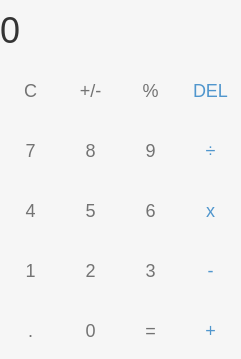
<?xml version="1.0" encoding="UTF-8"?>
<ui version="4.0">
 <class>MainWindow</class>
 <widget class="QMainWindow" name="MainWindow">
  <property name="geometry">
   <rect>
    <x>0</x>
    <y>0</y>
    <width>241</width>
    <height>359</height>
   </rect>
  </property>
  <property name="windowTitle">
   <string>MainWindow</string>
  </property>
  <widget class="QWidget" name="centralWidget">
   <widget class="QLabel" name="label">
    <property name="geometry">
     <rect>
      <x>0</x>
      <y>0</y>
      <width>241</width>
      <height>61</height>
     </rect>
    </property>
    <property name="styleSheet">
     <string notr="true">QLabel {
  qproperty-alignment: 'AlignVCenter | AlignRight';  background-color:rgb(246, 246, 246);
  border: 0px solid gray;
  color:rgb(52, 52, 52);
  font-size:36px;
 font-weight:150;
}

</string>
    </property>
    <property name="text">
     <string>0</string>
    </property>
   </widget>
   <widget class="QPushButton" name="ButtonClear">
    <property name="geometry">
     <rect>
      <x>0</x>
      <y>60</y>
      <width>61</width>
      <height>61</height>
     </rect>
    </property>
    <property name="styleSheet">
     <string notr="true">QPushButton {
  background-color:rgb(246, 246, 246);
  border: 0px solid gray;
	color:rgb(115, 115, 115);
	font-size:18px;
}
QPushButton:pressed {
    background-color: qlineargradient(x1: 0, y1: 0, x2: 0, y2: 1,
                                      stop: 0 #BEBEBE, stop: 1 #D7D7D7);
}</string>
    </property>
    <property name="text">
     <string>C</string>
    </property>
   </widget>
   <widget class="QPushButton" name="Sign">
    <property name="geometry">
     <rect>
      <x>60</x>
      <y>60</y>
      <width>61</width>
      <height>61</height>
     </rect>
    </property>
    <property name="styleSheet">
     <string notr="true">QPushButton {
  background-color:rgb(246, 246, 246);
  border: 0px solid gray;
	color:rgb(115, 115, 115);
	font-size:18px;
}
QPushButton:pressed {
    background-color: qlineargradient(x1: 0, y1: 0, x2: 0, y2: 1,
                                      stop: 0 #BEBEBE, stop: 1 #D7D7D7);
}</string>
    </property>
    <property name="text">
     <string>+/-</string>
    </property>
   </widget>
   <widget class="QPushButton" name="Modulus">
    <property name="geometry">
     <rect>
      <x>120</x>
      <y>60</y>
      <width>61</width>
      <height>61</height>
     </rect>
    </property>
    <property name="styleSheet">
     <string notr="true">QPushButton {
  background-color:rgb(246, 246, 246);
  border: 0px solid gray;
	color:rgb(115, 115, 115);
	font-size:18px;
}
QPushButton:pressed {
    background-color: qlineargradient(x1: 0, y1: 0, x2: 0, y2: 1,
                                      stop: 0 #BEBEBE, stop: 1 #D7D7D7);
}</string>
    </property>
    <property name="text">
     <string>%</string>
    </property>
   </widget>
   <widget class="QPushButton" name="Divide">
    <property name="geometry">
     <rect>
      <x>180</x>
      <y>120</y>
      <width>61</width>
      <height>61</height>
     </rect>
    </property>
    <property name="styleSheet">
     <string notr="true">QPushButton {
  background-color:rgb(246, 246, 246);
  border: 0px solid gray;
	color:rgb(80, 150, 205);
	font-size:18px;
}
QPushButton:pressed {
    background-color: qlineargradient(x1: 0, y1: 0, x2: 0, y2: 1,
                                      stop: 0 #BEBEBE, stop: 1 #D7D7D7);
}</string>
    </property>
    <property name="text">
     <string>÷</string>
    </property>
   </widget>
   <widget class="QPushButton" name="Button7">
    <property name="geometry">
     <rect>
      <x>0</x>
      <y>120</y>
      <width>61</width>
      <height>61</height>
     </rect>
    </property>
    <property name="styleSheet">
     <string notr="true">QPushButton {
  background-color:rgb(246, 246, 246);
  border: 0px solid gray;
	color:rgb(115, 115, 115);
	font-size:18px;
}
QPushButton:pressed {
    background-color: qlineargradient(x1: 0, y1: 0, x2: 0, y2: 1,
                                      stop: 0 #BEBEBE, stop: 1 #D7D7D7);
}</string>
    </property>
    <property name="text">
     <string>7</string>
    </property>
   </widget>
   <widget class="QPushButton" name="Button8">
    <property name="geometry">
     <rect>
      <x>60</x>
      <y>120</y>
      <width>61</width>
      <height>61</height>
     </rect>
    </property>
    <property name="styleSheet">
     <string notr="true">QPushButton {
  background-color:rgb(246, 246, 246);
  border: 0px solid gray;
	color:rgb(115, 115, 115);
	font-size:18px;
}
QPushButton:pressed {
    background-color: qlineargradient(x1: 0, y1: 0, x2: 0, y2: 1,
                                      stop: 0 #BEBEBE, stop: 1 #D7D7D7);
}</string>
    </property>
    <property name="text">
     <string>8</string>
    </property>
   </widget>
   <widget class="QPushButton" name="Multiply">
    <property name="geometry">
     <rect>
      <x>180</x>
      <y>180</y>
      <width>61</width>
      <height>61</height>
     </rect>
    </property>
    <property name="styleSheet">
     <string notr="true">QPushButton {
  background-color:rgb(246, 246, 246);
  border: 0px solid gray;
	color:rgb(80, 150, 205);
	font-size:18px;
}
QPushButton:pressed {
    background-color: qlineargradient(x1: 0, y1: 0, x2: 0, y2: 1,
                                      stop: 0 #BEBEBE, stop: 1 #D7D7D7);
}</string>
    </property>
    <property name="text">
     <string>x</string>
    </property>
   </widget>
   <widget class="QPushButton" name="Button9">
    <property name="geometry">
     <rect>
      <x>120</x>
      <y>120</y>
      <width>61</width>
      <height>61</height>
     </rect>
    </property>
    <property name="styleSheet">
     <string notr="true">QPushButton {
  background-color:rgb(246, 246, 246);
  border: 0px solid gray;
	color:rgb(115, 115, 115);
	font-size:18px;
}
QPushButton:pressed {
    background-color: qlineargradient(x1: 0, y1: 0, x2: 0, y2: 1,
                                      stop: 0 #BEBEBE, stop: 1 #D7D7D7);
}</string>
    </property>
    <property name="text">
     <string>9</string>
    </property>
   </widget>
   <widget class="QPushButton" name="Button4">
    <property name="geometry">
     <rect>
      <x>0</x>
      <y>180</y>
      <width>61</width>
      <height>61</height>
     </rect>
    </property>
    <property name="styleSheet">
     <string notr="true">QPushButton {
  background-color:rgb(246, 246, 246);
  border: 0px solid gray;
	color:rgb(115, 115, 115);
	font-size:18px;
}
QPushButton:pressed {
    background-color: qlineargradient(x1: 0, y1: 0, x2: 0, y2: 1,
                                      stop: 0 #BEBEBE, stop: 1 #D7D7D7);
}</string>
    </property>
    <property name="text">
     <string>4</string>
    </property>
   </widget>
   <widget class="QPushButton" name="Button5">
    <property name="geometry">
     <rect>
      <x>60</x>
      <y>180</y>
      <width>61</width>
      <height>61</height>
     </rect>
    </property>
    <property name="styleSheet">
     <string notr="true">QPushButton {
  background-color:rgb(246, 246, 246);
  border: 0px solid gray;
	color:rgb(115, 115, 115);
	font-size:18px;
}
QPushButton:pressed {
    background-color: qlineargradient(x1: 0, y1: 0, x2: 0, y2: 1,
                                      stop: 0 #BEBEBE, stop: 1 #D7D7D7);
}</string>
    </property>
    <property name="text">
     <string>5</string>
    </property>
   </widget>
   <widget class="QPushButton" name="Minus">
    <property name="geometry">
     <rect>
      <x>180</x>
      <y>240</y>
      <width>61</width>
      <height>61</height>
     </rect>
    </property>
    <property name="styleSheet">
     <string notr="true">QPushButton {
  background-color:rgb(246, 246, 246);
  border: 0px solid gray;
	color:rgb(80, 150, 205);
	font-size:18px;
}
QPushButton:pressed {
    background-color: qlineargradient(x1: 0, y1: 0, x2: 0, y2: 1,
                                      stop: 0 #BEBEBE, stop: 1 #D7D7D7);
}</string>
    </property>
    <property name="text">
     <string>-</string>
    </property>
   </widget>
   <widget class="QPushButton" name="Button6">
    <property name="geometry">
     <rect>
      <x>120</x>
      <y>180</y>
      <width>61</width>
      <height>61</height>
     </rect>
    </property>
    <property name="styleSheet">
     <string notr="true">QPushButton {
  background-color:rgb(246, 246, 246);
  border: 0px solid gray;
	color:rgb(115, 115, 115);
	font-size:18px;
}
QPushButton:pressed {
    background-color: qlineargradient(x1: 0, y1: 0, x2: 0, y2: 1,
                                      stop: 0 #BEBEBE, stop: 1 #D7D7D7);
}</string>
    </property>
    <property name="text">
     <string>6</string>
    </property>
   </widget>
   <widget class="QPushButton" name="Button1">
    <property name="geometry">
     <rect>
      <x>0</x>
      <y>240</y>
      <width>61</width>
      <height>61</height>
     </rect>
    </property>
    <property name="styleSheet">
     <string notr="true">QPushButton {
  background-color:rgb(246, 246, 246);
  border: 0px solid gray;
	color:rgb(115, 115, 115);
	font-size:18px;
}
QPushButton:pressed {
    background-color: qlineargradient(x1: 0, y1: 0, x2: 0, y2: 1,
                                      stop: 0 #BEBEBE, stop: 1 #D7D7D7);
}</string>
    </property>
    <property name="text">
     <string>1</string>
    </property>
   </widget>
   <widget class="QPushButton" name="Button2">
    <property name="geometry">
     <rect>
      <x>60</x>
      <y>240</y>
      <width>61</width>
      <height>61</height>
     </rect>
    </property>
    <property name="styleSheet">
     <string notr="true">QPushButton {
  background-color:rgb(246, 246, 246);
  border: 0px solid gray;
	color:rgb(115, 115, 115);
	font-size:18px;
}
QPushButton:pressed {
    background-color: qlineargradient(x1: 0, y1: 0, x2: 0, y2: 1,
                                      stop: 0 #BEBEBE, stop: 1 #D7D7D7);
}</string>
    </property>
    <property name="text">
     <string>2</string>
    </property>
   </widget>
   <widget class="QPushButton" name="Plus">
    <property name="geometry">
     <rect>
      <x>180</x>
      <y>300</y>
      <width>61</width>
      <height>61</height>
     </rect>
    </property>
    <property name="styleSheet">
     <string notr="true">QPushButton {
  background-color:rgb(246, 246, 246);
  border: 0px solid gray;
	color:rgb(80, 150, 205);
	font-size:18px;
}
QPushButton:pressed {
    background-color: qlineargradient(x1: 0, y1: 0, x2: 0, y2: 1,
                                      stop: 0 #BEBEBE, stop: 1 #D7D7D7);
}</string>
    </property>
    <property name="text">
     <string>+</string>
    </property>
   </widget>
   <widget class="QPushButton" name="Button3">
    <property name="geometry">
     <rect>
      <x>120</x>
      <y>240</y>
      <width>61</width>
      <height>61</height>
     </rect>
    </property>
    <property name="styleSheet">
     <string notr="true">QPushButton {
  background-color:rgb(246, 246, 246);
  border: 0px solid gray;
	color:rgb(115, 115, 115);
	font-size:18px;
}
QPushButton:pressed {
    background-color: qlineargradient(x1: 0, y1: 0, x2: 0, y2: 1,
                                      stop: 0 #BEBEBE, stop: 1 #D7D7D7);
}</string>
    </property>
    <property name="text">
     <string>3</string>
    </property>
   </widget>
   <widget class="QPushButton" name="Button0">
    <property name="geometry">
     <rect>
      <x>60</x>
      <y>300</y>
      <width>61</width>
      <height>61</height>
     </rect>
    </property>
    <property name="styleSheet">
     <string notr="true">QPushButton {
  background-color:rgb(246, 246, 246);
  border: 0px solid gray;
	color:rgb(115, 115, 115);
	font-size:18px;
}
QPushButton:pressed {
    background-color: qlineargradient(x1: 0, y1: 0, x2: 0, y2: 1,
                                      stop: 0 #BEBEBE, stop: 1 #D7D7D7);
}</string>
    </property>
    <property name="text">
     <string>0</string>
    </property>
   </widget>
   <widget class="QPushButton" name="Result">
    <property name="geometry">
     <rect>
      <x>120</x>
      <y>300</y>
      <width>61</width>
      <height>61</height>
     </rect>
    </property>
    <property name="styleSheet">
     <string notr="true">QPushButton {
  background-color:rgb(246, 246, 246);
  border: 0px solid gray;
	color:rgb(115, 115, 115);
	font-size:18px;
}
QPushButton:pressed {
    background-color: qlineargradient(x1: 0, y1: 0, x2: 0, y2: 1,
                                      stop: 0 #BEBEBE, stop: 1 #D7D7D7);
}</string>
    </property>
    <property name="text">
     <string>=</string>
    </property>
   </widget>
   <widget class="QPushButton" name="Point">
    <property name="geometry">
     <rect>
      <x>0</x>
      <y>300</y>
      <width>61</width>
      <height>61</height>
     </rect>
    </property>
    <property name="styleSheet">
     <string notr="true">QPushButton {
  background-color:rgb(246, 246, 246);
  border: 0px solid gray;
	color:rgb(115, 115, 115);
	font-size:18px;
}
QPushButton:pressed {
    background-color: qlineargradient(x1: 0, y1: 0, x2: 0, y2: 1,
                                      stop: 0 #BEBEBE, stop: 1 #D7D7D7);
}</string>
    </property>
    <property name="text">
     <string>.</string>
    </property>
   </widget>
   <widget class="QPushButton" name="Del">
    <property name="geometry">
     <rect>
      <x>180</x>
      <y>60</y>
      <width>61</width>
      <height>61</height>
     </rect>
    </property>
    <property name="styleSheet">
     <string notr="true">QPushButton {
  background-color:rgb(246, 246, 246);
  border: 0px solid gray;
	color:rgb(80, 150, 205);
	font-size:18px;
}
QPushButton:pressed {
    background-color: qlineargradient(x1: 0, y1: 0, x2: 0, y2: 1,
                                      stop: 0 #BEBEBE, stop: 1 #D7D7D7);
}</string>
    </property>
    <property name="text">
     <string>DEL</string>
    </property>
   </widget>
  </widget>
 </widget>
 <layoutdefault spacing="6" margin="11"/>
 <resources/>
 <connections/>
</ui>
